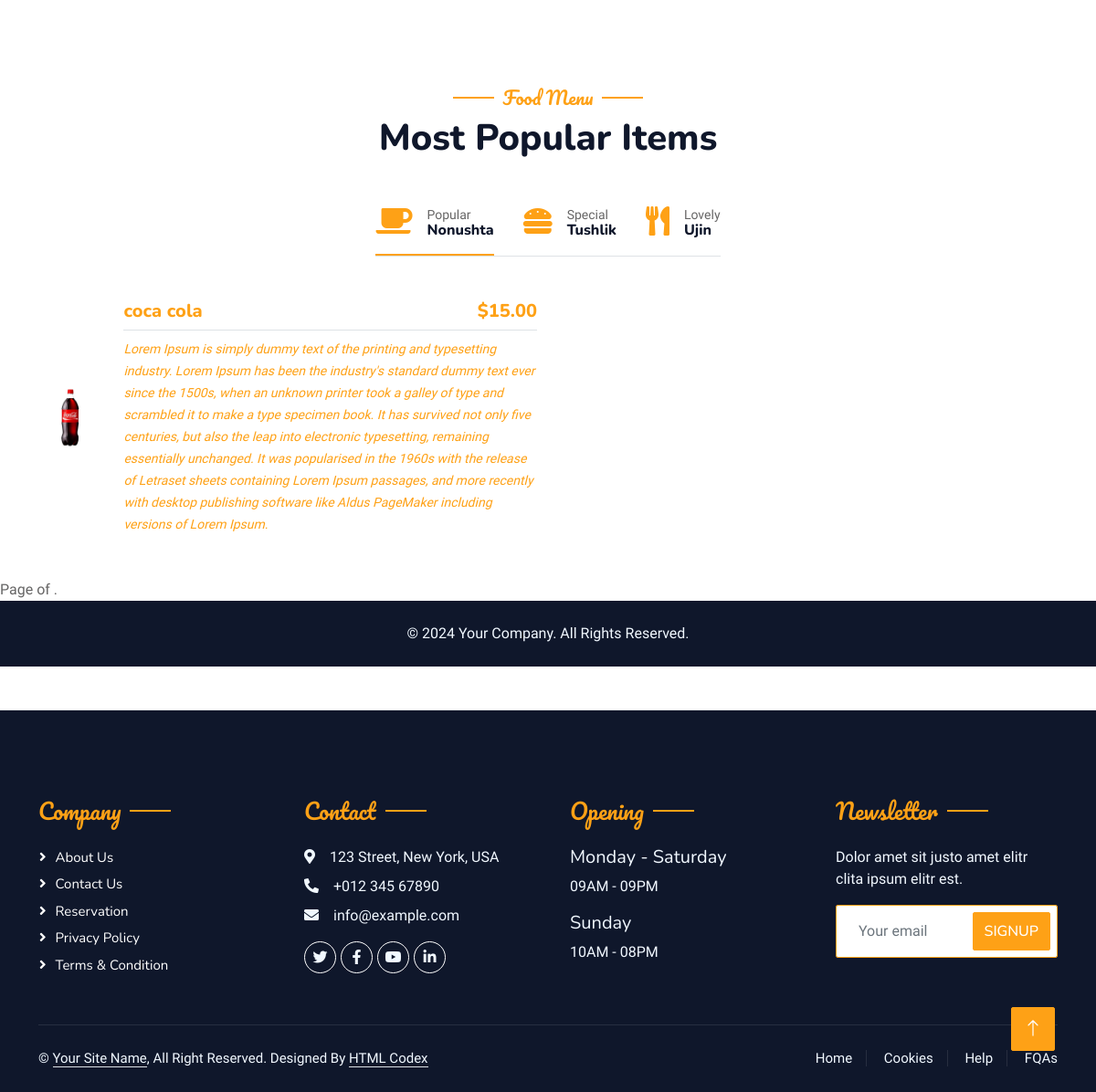
/menu/ichimlik/ (lower part), run on an earlier commit of the app's database.
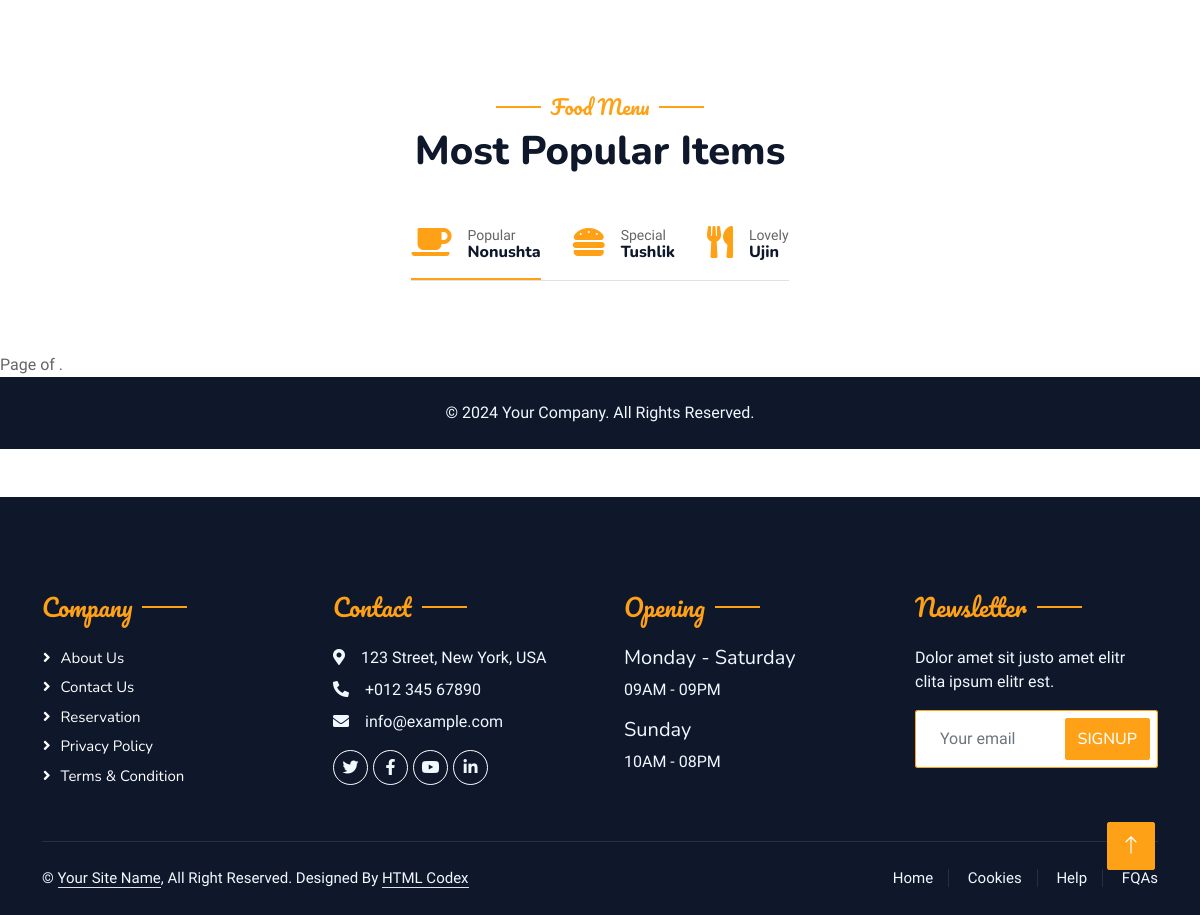
And on a later commit of the database.
### restaurant/models.py (models this page shows, shortened)
class Food(models.Model):
    name = models.CharField(max_length=100, verbose_name='Ovqat nomi')
    slug = models.SlugField(max_length=160, unique=True)
    description = models.TextField(verbose_name='Ovqat haqida')
    image = models.ImageField(upload_to='food/', verbose_name='Ovqat rasmi')
    price = models.DecimalField(max_digits=10, decimal_places=2, verbose_name='Ovqat narxi $')
    category = models.ForeignKey(Category, on_delete=models.CASCADE, related_name='foods')
    discount = models.IntegerField(null=True, blank=True, verbose_name="Chegirma (%)")
    chef = models.ForeignKey(Chefs, on_delete=models.CASCADE)
    class Meta:
        verbose_name = 'Ovqat'
        verbose_name_plural = 'Ovqatlar'

### restaurant/views.py (the view)
# urls.py: path('menu/<str:category_name>/', MenuByCategoryView.as_view(), name='menu_by_category'),
class MenuByCategoryView(ListView):
    model = Food
    template_name = 'menu.html'
    context_object_name = 'foods'
    paginate_by = 6
    def get_queryset(self):
        category_name = self.kwargs.get('category_name')
        search_query = self.request.GET.get('q')
        queryset = Food.objects.filter(category__name=category_name)
        if search_query:
            queryset = queryset.filter(
                Q(name__icontains=search_query) | Q(description__icontains=search_query)
            )
        return queryset
    def get_context_data(self, **kwargs):
        context = super().get_context_data(**kwargs)
        category_name = self.kwargs.get('category_name')
        context['category_count'] = Food.objects.filter(category__name=category_name).count()
        return context

### templates/menu.html (shortened to what this page needs)
{% extends "base.html" %}
{% load static %}
{% block content %}
<div class="container-xxl py-5">
    <div class="container">
        <div class="text-center wow fadeInUp" data-wow-delay="0.1s">
            <h5 class="section-title ff-secondary text-center text-primary fw-normal">Food Menu</h5>
            <h1 class="mb-5">Most Popular Items</h1>
        </div>
        <div class="tab-class text-center wow fadeInUp" data-wow-delay="0.1s">
            <ul class="nav nav-pills d-inline-flex justify-content-center border-bottom mb-5">
                <li class="nav-item">
                    <a class="d-flex align-items-center text-start mx-3 ms-0 pb-3 active" data-bs-toggle="pill" href="#tab-1">
                        <i class="fa fa-coffee fa-2x text-primary"></i>
                        <div class="ps-3">
                            <small class="text-body">Popular</small>
                            <h6 class="mt-n1 mb-0">Nonushta</h6>
                        </div>
                    </a>
                </li>
                <li class="nav-item">
                    <a class="d-flex align-items-center text-start mx-3 pb-3" data-bs-toggle="pill" href="#tab-2">
                        <i class="fa fa-hamburger fa-2x text-primary"></i>
                        <div class="ps-3">
                            <small class="text-body">Special</small>
                            <h6 class="mt-n1 mb-0">Tushlik</h6>
                        </div>
                    </a>
                </li>
                <li class="nav-item">
                    <a class="d-flex align-items-center text-start mx-3 me-0 pb-3" data-bs-toggle="pill" href="#tab-3">
                        <i class="fa fa-utensils fa-2x text-primary"></i>
                        <div class="ps-3">
                            <small class="text-body">Lovely</small>
                            <h6 class="mt-n1 mb-0">Ujin</h6>
                        </div>
                    </a>
                </li>
            </ul>
            <div class="tab-content">
                <div id="tab-1" class="tab-pane fade show p-0 active">
                    <div class="row g-4">
                        {% for food in foods %}
                        <div class="col-lg-6">
                            <div class="d-flex align-items-center">
                                <a href="{% url 'food_detail' food.slug %}">
                                    <img class="flex-shrink-0 img-fluid rounded" src="{{ food.image.url }}" alt="" style="width: 80px;">
                                </a>
                                <div class="w-100 d-flex flex-column text-start ps-4">
                                    <h5 class="d-flex justify-content-between border-bottom pb-2">
                                        <a href="{% url 'food_detail' food.slug %}"><span>{{ food.name }}</span></a>
                                        <span class="text-primary">${{ food.price }}</span>
                                    </h5>
                                    <a href="{% url 'food_detail' food.slug %}"><small class="fst-italic">{{ food.description }}</small></a>
                                </div>
                            </div>
                        </div>
                        {% endfor %}
                    </div>
                </div>
            </div>
        </div>
    </div>
</div>
<div class="pagination">
    <span class="step-links">
        <span class="current">
            Page {{ foods.number }} of {{ foods.paginator.num_pages }}.
        </span>
    </span>
</div>
<footer class="bg-dark text-light py-4">
    <div class="container text-center">
        <p class="mb-0">© 2024 Your Company. All Rights Reserved.</p>
    </div>
</footer>
{% endblock content %}

What changed in the data, as far as the page shows it:
removed Food: image (picture), name "coca cola", price "15.00", description "Lorem Ipsum is simply dummy text of the printing and typesetting industry. Lorem Ipsum has been the industry's standard dummy text ever since the 1500s, when an unknown printer took a galley of type and scrambled it to make a type specimen book. It has survived not only five centuries, but also the leap into electronic typesetting, remaining essentially unchanged. It was popularised in the 1960s with the release of Letraset sheets containing Lorem Ipsum passages, and more recently with desktop publishing software like Aldus PageMaker including versions of Lorem Ipsum."
